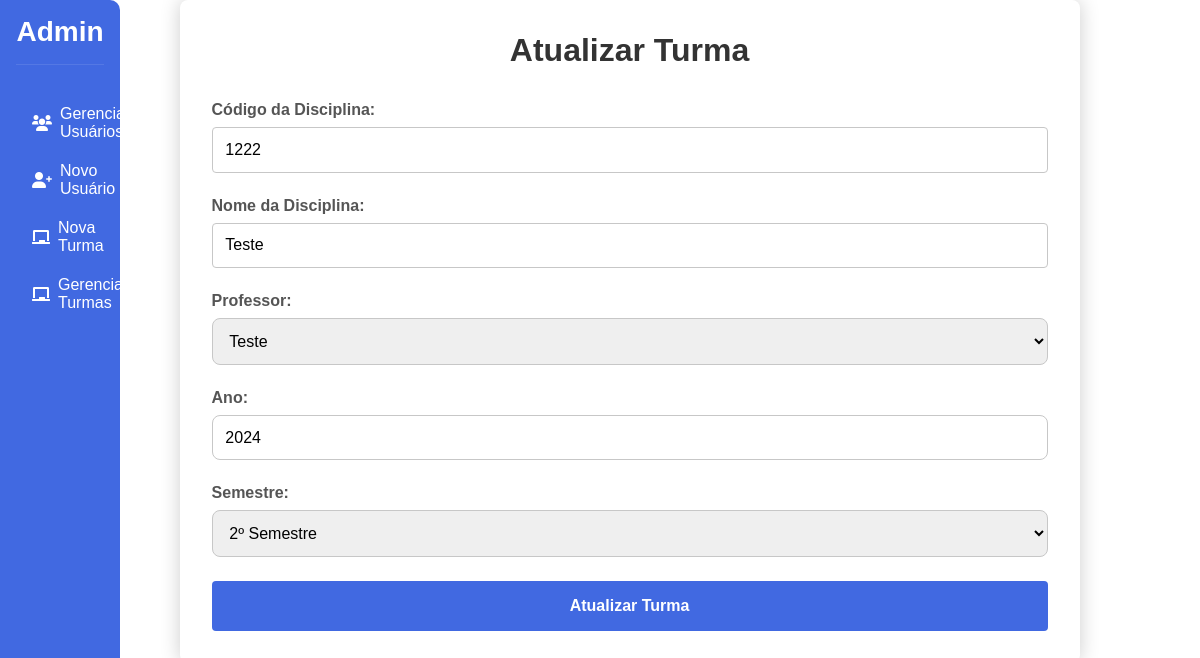
The page /admin/CRUD_turmas/atualizar_turma/1222 on the database its author committed.
### app.py (models this page shows)
class Turma(db.Model):
    codigo_disciplina = db.Column(db.String(100), nullable=False, primary_key=True)
    nome = db.Column(db.String(100), nullable=False)
    professor_email = db.Column(db.String(150), db.ForeignKey('user.email'), nullable=False)
    ano = db.Column(db.Integer, nullable=False)
    semestre = db.Column(db.Integer, nullable=False)
    professor = db.relationship('User', backref='turmas_ministradas', foreign_keys=[professor_email])
    alunos = db.relationship('User',
                           secondary=alunos_turmas,
                           lazy='subquery',
                           backref=db.backref('turmas', lazy=True))

class User(db.Model):
    email = db.Column(db.String(150), unique=True, nullable=False, primary_key=True)
    nome = db.Column(db.String(150), nullable=False)
    cargo = db.Column(db.String(50), nullable=False)
    senha = db.Column(db.String(150), nullable=False)

### app.py (the view, shortened to what this page needs)
@app.route('/admin/CRUD_turmas/atualizar_turma/<codigo>', methods=['GET', 'POST'])
def atualizar_turma(codigo):
    turma = Turma.query.get_or_404(codigo)
    professores = User.query.filter_by(cargo='Professor').all()
    return render_template('admin/CRUD_turmas/atualizar_turma.html', turma=turma, professores=professores)

### templates/admin/CRUD_turmas/atualizar_turma.html (shortened to what this page needs)
<!DOCTYPE html>
<html lang="pt-BR">
<head>
    <link rel="stylesheet" href="{{ url_for('static', filename='css/CRUD_turmas/atualizar_turma.css') }}">
    <link rel="stylesheet" href="https://cdnjs.cloudflare.com/ajax/libs/font-awesome/6.0.0-beta3/css/all.min.css">
</head>
<body>
    <div class="navbar">
        <h2>Admin</h2>
        <ul>
            <li><a href="{{ url_for('gerenciar_usuarios') }}"><i class="fas fa-users"></i> Gerenciar Usuários</a></li>
            <li><a href="{{ url_for('criar_usuario') }}"><i class="fas fa-user-plus"></i> Novo Usuário</a></li>
            <li><a href="{{ url_for('criar_turma') }}"><i class="fas fa-chalkboard"></i> Nova Turma</a></li>
            <li><a href="{{ url_for('gerenciar_turmas') }}"><i class="fas fa-chalkboard"></i> Gerenciar Turmas</a></li>
        </ul>
    </div>
    <div class="container">
        <h1>Atualizar Turma</h1>
        <form action="{{ url_for('atualizar_turma', codigo=turma.codigo_disciplina) }}" method="POST">
            <div class="form-group">
                <label for="codigo_disciplina">Código da Disciplina:</label>
                <input type="text" id="codigo_disciplina" value="{{ turma.codigo_disciplina }}" readonly>
            </div>
            <div class="form-group">
                <label for="nome">Nome da Disciplina:</label>
                <input type="text" id="nome" name="nome" value="{{ turma.nome }}" required>
            </div>
            <div class="form-group">
                <label for="professor_email">Professor:</label>
                <select id="professor_email" name="professor_email" required>
                    {% for professor in professores %}
                        <option value="{{ professor.email }}"
                            {% if professor.email == turma.professor_email %}selected{% endif %}>
                            {{ professor.nome }}
                        </option>
                    {% endfor %}
                </select>
            </div>
            <div class="form-row">
                <div class="form-group half">
                    <label for="ano">Ano:</label>
                    <input type="number" id="ano" name="ano" value="{{ turma.ano }}" required min="2024" max="2100">
                </div>
                <div class="form-group half">
                    <label for="semestre">Semestre:</label>
                    <select id="semestre" name="semestre" required>
                        <option value="2" {% if turma.semestre == 2 %}selected{% endif %}>2º Semestre</option>
                    </select>
                </div>
            </div>
            <button type="submit">Atualizar Turma</button>
        </form>
    </div>
</body>
</html>

### static/css/CRUD_turmas/atualizar_turma.css (style rules this page uses)
* { margin: 0; padding: 0; box-sizing: border-box; font-family: 'Arial', sans-serif; }
body { display: flex; min-height: 100vh; overflow: hidden; }
.navbar { width: 10%; background-color: #4169E1; color: white; padding: 1rem; position: fixed; height: 100%; border-top-right-radius: 10px; border-bottom-right-radius: 10px; }
.navbar h2 { text-align: center; margin-bottom: 2rem; padding-bottom: 1rem; border-bottom: 1px solid rgba(255, 255, 255, 0.1); font-size: 28px; color: var(--white-color); min-width: 60px; text-align: center; }
.navbar ul { list-style: none; padding: 0; }
.navbar ul li { margin-bottom: 5px; }
.navbar ul li a { color: white; text-decoration: none; display: flex; align-items: center; padding: 0.5rem 1rem; transition: background-color 0.3s; border-radius: 10px; }
.navbar ul li a i { margin-right: 0.5rem; }
.container { margin-left: 250px; padding: 2rem; border-radius: 8px; box-shadow: 0 0 20px rgba(0, 0, 0, 0.2); width: 75%; margin: auto; margin-top: 0; }
h1 { color: #333; margin-bottom: 2rem; text-align: center; }
.form-group { margin-bottom: 1.5rem; }
label { display: block; margin-bottom: 0.5rem; color: #555; font-weight: bold; }
input[type="text"], input[type="email"], input[type="password"] { width: 100%; padding: 0.8rem; border: 1px solid #c7c7c7; border-radius: 4px; font-size: 1rem; transition: border-color 0.3s; }
input, select { width: 100%; padding: 0.8rem; border: 1px solid #c7c7c7; border-radius: 8px; font-size: 1rem; transition: all 0.3s ease; }
button[type="submit"] { background-color: #4169E1; color: white; padding: 1rem 2rem; border: none; border-radius: 4px; cursor: pointer; width: 100%; font-size: 1rem; font-weight: bold; transition: background-color 0.3s; }

### rows shown on the page
Turma: codigo_disciplina "1222", nome "Teste", professor_email "Teste", ano "2024", semestre "2º Semestre"
